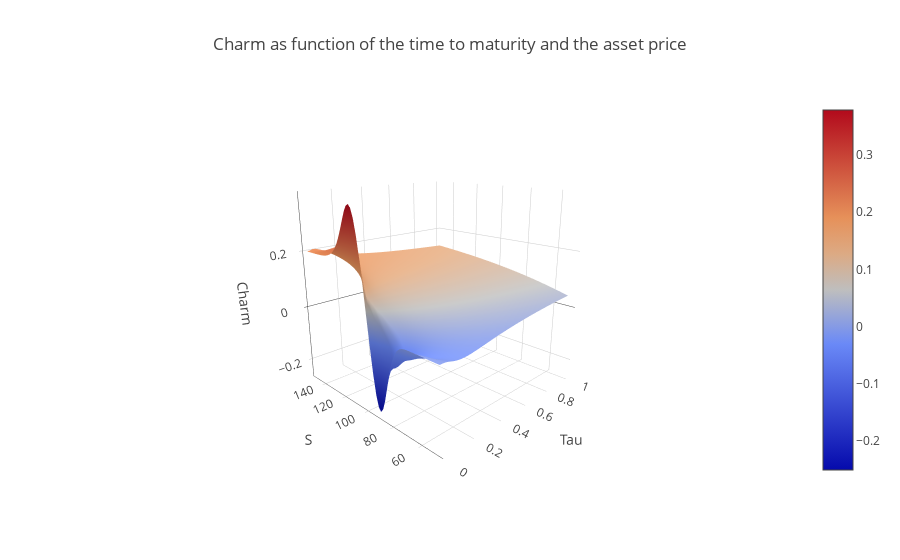

Notebook code for this chart:
### Code cell
# Charm surface
Charm = np.zeros([steps, steps])

for i, S in enumerate(S_grid):
    for j, Tau in enumerate(Tau_grid):
        Charm[i][j] = calculate_charm(S, K, r, d, Tau, sig) 
        
        
layout = go.Layout(title='Charm as function of the time to maturity and the asset price', 
                   scene = dict(xaxis_title = 'Tau', yaxis_title = 'S', zaxis_title = 'Charm', 
                                camera_eye = dict(x=-1.6, y=-1.6, z=0.7)))

fig = go.Figure(data=[go.Surface(z=Charm, x=Tau_grid, y=S_grid)],
                layout=layout)

iplot(fig)

### Figure 1 — Plotly figure (JSON) as saved in the notebook; plotly's stock layout.template omitted (floating-point values rounded to 4 significant figures; data arrays with more than 128 entries replaced by an {"elided": "..."} marker saying what was removed)
{"data": [{"type": "surface", "uid": "61396911-b31a-4a26-b96b-60e7f5d09bd1", "x": [0.01, 0.02678, 0.04356, 0.06034, 0.07712, 0.0939, 0.1107, 0.1275, 0.1442, 0.161, 0.1778, 0.1946, 0.2114, 0.2281, 0.2449, 0.2617, 0.2785, 0.2953, 0.312, 0.3288, 0.3456, 0.3624, 0.3792, 0.3959, 0.4127, 0.4295, 0.4463, 0.4631, 0.4798, 0.4966, 0.5134, 0.5302, 0.5469, 0.5637, 0.5805, 0.5973, 0.6141, 0.6308, 0.6476, 0.6644, 0.6812, 0.698, 0.7147, 0.7315, 0.7483, 0.7651, 0.7819, 0.7986, 0.8154, 0.8322, 0.849, 0.8658, 0.8825, 0.8993, 0.9161, 0.9329, 0.9497, 0.9664, 0.9832, 1], "y": [50, 51.69, 53.39, 55.08, 56.78, 58.47, 60.17, 61.86, 63.56, 65.25, 66.95, 68.64, 70.34, 72.03, 73.73, 75.42, 77.12, 78.81, 80.51, 82.2, 83.9, 85.59, 87.29, 88.98, 90.68, 92.37, 94.07, 95.76, 97.46, 99.15, 100.8, 102.5, 104.2, 105.9, 107.6, 109.3, 111.0, 112.7, 114.4, 116.1, 117.8, 119.5, 121.2, 122.9, 124.6, 126.3, 128.0, 129.7, 131.4, 133.1, 134.7, 136.4, 138.1, 139.8, 141.5, 143.2, 144.9, 146.6, 148.3, 150.0], "z": {"elided": "60x60 float values"}}], "layout": {"scene": {"camera": {"eye": {"x": -1.6, "y": -1.6, "z": 0.7}}, "xaxis": {"title": {"text": "Tau"}}, "yaxis": {"title": {"text": "S"}}, "zaxis": {"title": {"text": "Charm"}}}, "title": {"text": "Charm as function of the time to maturity and the asset price"}}}
